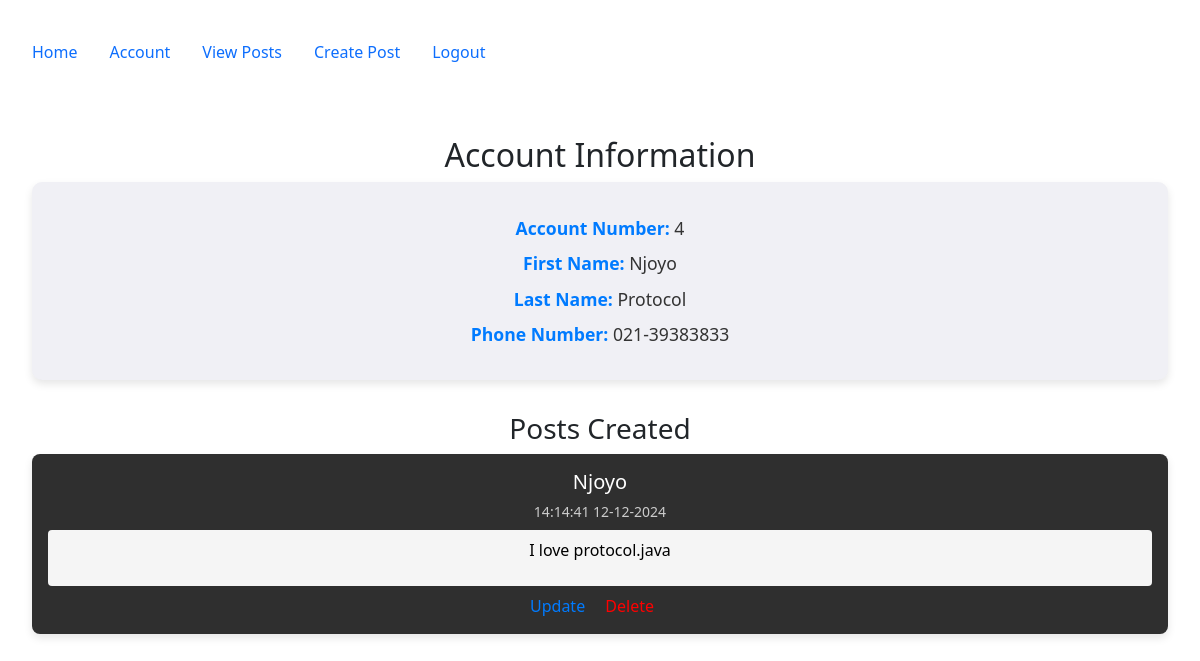
The app's page /account (signed in) with its own data.
### config.py (models this page shows, shortened)
class User(db.Model, UserMixin):
    __tablename__ = 'users'
    id = db.Column(db.Integer, primary_key=True)
    email = db.Column(db.String(100), nullable=False, unique=True)
    password = db.Column(db.String(128), nullable=False)
    firstname = db.Column(db.String(100), nullable=False)
    lastname = db.Column(db.String(100), nullable=False)
    phone = db.Column(db.String(100), nullable=False)
    mfa_key = db.Column(db.String(32), nullable=False, default='')
    salt = db.Column(db.String(44), nullable=False,default=lambda: base64.urlsafe_b64encode(os.urandom(32)).decode('utf-8'))
    mfa_enabled = db.Column(db.Boolean, nullable=False, default=False)
    role = db.Column(db.String(50), nullable=False, default='end_user')
    posts = db.relationship("Post", order_by=Post.id, back_populates="user")
    log = db.relationship("Log", uselist=False, back_populates="user", cascade="all, delete-orphan")

class Post(db.Model):
   __tablename__ = 'posts'
   id = db.Column(db.Integer, primary_key=True)
   userid = db.Column(db.Integer, db.ForeignKey('users.id', ondelete="CASCADE"), nullable=False)
   created = db.Column(db.DateTime, nullable=False, default=datetime.utcnow)
   title_encrypted = db.Column(db.LargeBinary, nullable=False)
   body_encrypted = db.Column(db.LargeBinary, nullable=False)
   user = db.relationship("User", back_populates="posts")
   @staticmethod
   def derive_key(salt):
       return base64.urlsafe_b64encode(salt.encode('utf-8').ljust(32)[:32])
   @staticmethod
   def decrypt(data, key):
       fernet = Fernet(key)
       return fernet.decrypt(data).decode('utf-8')

### accounts/views.py (the view)
@accounts_bp.route('/account')
@login_required
def account():
    user = current_user
    encryption_key = Post.derive_key(user.salt)
    user_posts = []
    posts_query = Post.query.filter_by(userid=user.id).all()
    for post in posts_query:
        try:
            decrypted_post = {
                "id": post.id,
                "title": Post.decrypt(post.title_encrypted, encryption_key),
                "body": Post.decrypt(post.body_encrypted, encryption_key),
                "created": post.created,
            }
            user_posts.append(decrypted_post)
        except Exception as e:
            print(f"Failed to decrypt post ID {post.id}: {e}")
    return render_template('accounts/account.html', user=user, posts=user_posts)

### app.py (called while the page is built, shortened)
@login_manager.user_loader
def load_user(user_id):
    return User.query.get(int(user_id))

@app.before_request
def restrict_access_and_waf_function_name():
    excluded_routes = ['firewall_error', 'static', 'accounts.mfa_setup']
    if request.endpoint in excluded_routes:
        return
    path = request.path
    query = request.query_string.decode("utf-8")
    combined_request_data = f"{path} {query}"
    print(f"Combined Request Data: {combined_request_data}")
    for attack_type, pattern in waf_rules.items():
        if pattern.search(combined_request_data):
            matched_data = pattern.findall(combined_request_data)
            print(f"Detected Attack Type: {attack_type} | Matched Data: {matched_data}")
            flash(f"Attack detected: {attack_type}", "danger")
            return redirect(url_for('firewall_error', attack_type=attack_type))

### templates/accounts/account.html (shortened to what this page needs)
{% extends "base.html" %}
{% block content %}
<h2>Account Information</h2>
{% if user.is_authenticated %}
    <div class="account-info">
        <p><strong>Account Number:</strong> {{ user.id }}</p>
        <p><strong>First Name:</strong> {{ user.firstname }}</p>
        <p><strong>Last Name:</strong> {{ user.lastname }}</p>
        <p><strong>Phone Number:</strong> {{ user.phone }}</p>
    </div>
    <h3>Posts Created</h3>
    <div class="post-container">
        {% if posts %}
            {% for post in posts %}
                <div class="post-card">
                    <h4>{{ post.title }}</h4>
                    <small>{{ post.created.strftime('%H:%M:%S %d-%m-%Y') }}</small>
                    <div class="post-body">
                        <p>{{ post.body }}</p>
                    </div>
                    <div class="post-actions">
                        <a href="{{ url_for('posts.update', id=post.id) }}">Update</a>
                        <a href="{{ url_for('posts.delete', id=post.id) }}" style="color: red;">Delete</a>
                    </div>
                </div>
            {% endfor %}
        {% else %}
            <p>No posts available.</p>
        {% endif %}
    </div>
{% else %}
    <p>You must be logged in to view account details.</p>
{% endif %}
{% endblock %}

### templates/accounts/account.html (style rules this page uses)
.account-info { background-color: #f0f0f5; color: #333; padding: 1.5em; border-radius: 10px; box-shadow: 0 4px 8px rgba(0, 0, 0, 0.1); margin-bottom: 2em; }
.account-info p { font-size: 1.1em; margin: 0.5em 0; }
.account-info strong { color: #007bff; }
.post-container { display: flex; flex-direction: column; gap: 1em; }
.post-card { background-color: #2f2f2f; color: white; padding: 1em; border-radius: 8px; box-shadow: 0 4px 8px rgba(0, 0, 0, 0.1); }
.post-card h4 { margin: 0; font-size: 1.25em; }
.post-card small { display: block; margin-top: 0.5em; color: #ccc; }
.post-body { background-color: #f5f5f5; color: black; padding: 0.5em; border-radius: 4px; margin-top: 0.5em; }
.post-actions { margin-top: 0.5em; }
.post-actions a { color: #007bff; text-decoration: none; margin-right: 1em; }

### records on screen
User: id "4", firstname "Njoyo", lastname "Protocol", phone "021-39383833", title "Njoyo", created "14:14:41 12-12-2024", body "I love protocol.java"
